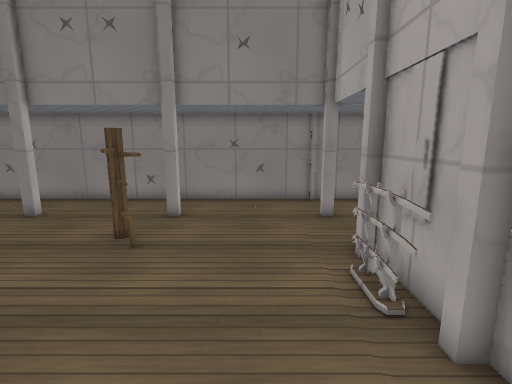
View 1 (above)

16 first-person views from a walk through a level from a Godot 3-D game. The camera is 1.4 m above the floor, tilts 10° down and sees 85° across. The floor is counted in squares, 0.5 m on a side. Each view is taken from the middle of a square. On the plan, view 1 faces up. The plan holds only what a view shows up to about 19 squares ahead; the rest is blank. Flat picture figures and markers are not drawn. Characters and animated objects are not drawn. Surface patterns are stand-ins for the level's own textures.

View 2
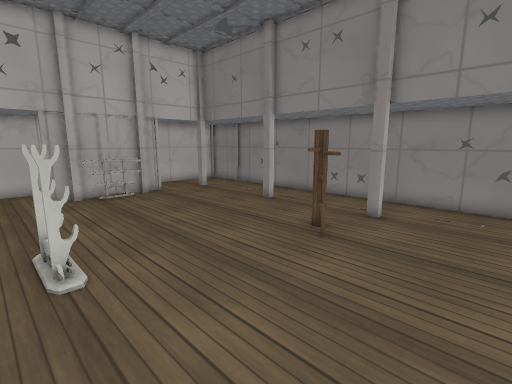

View 3
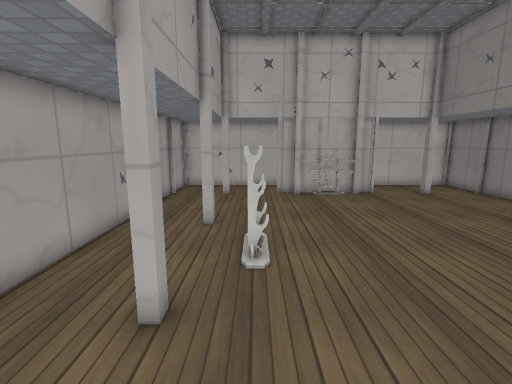

View 4
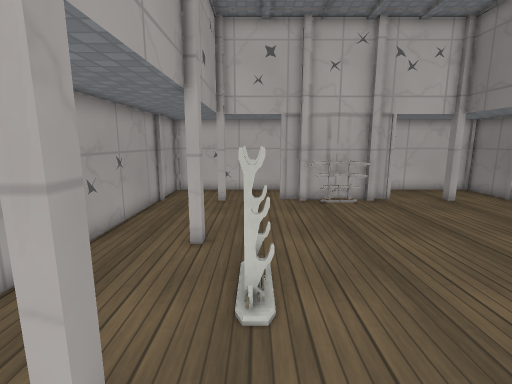

View 5
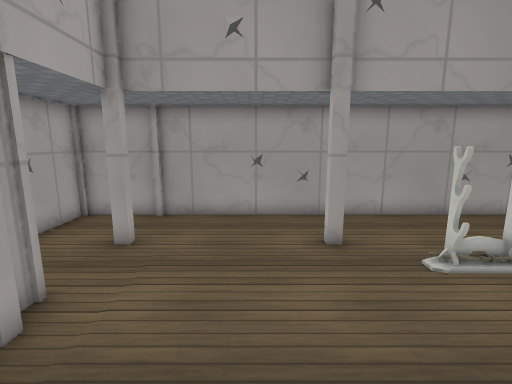

View 6
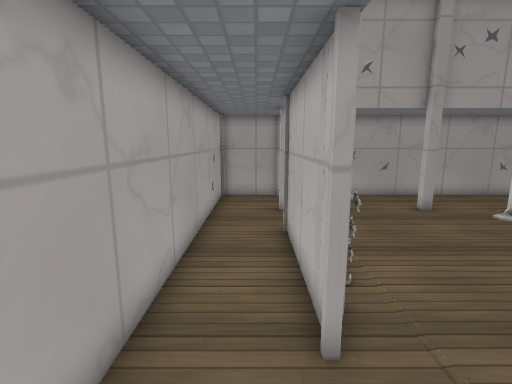

View 7
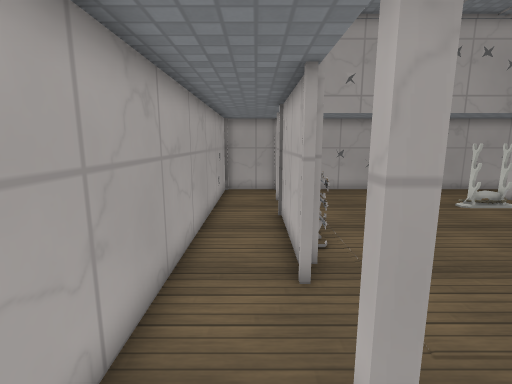

View 8
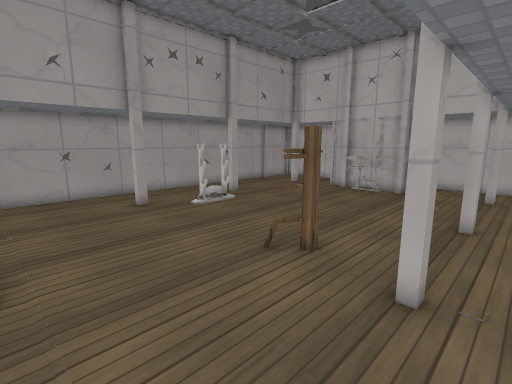

View 9
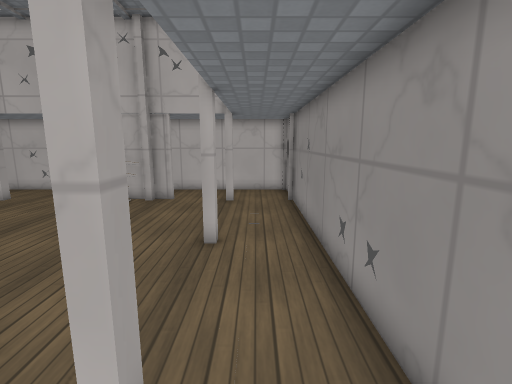

View 10
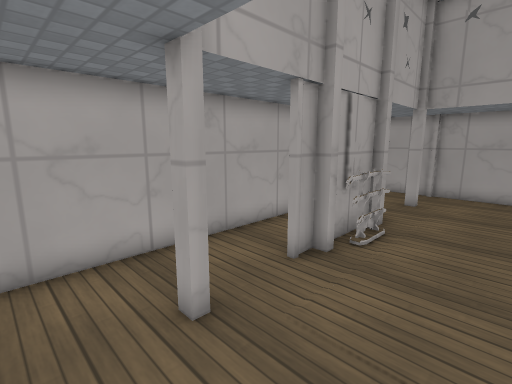

View 11
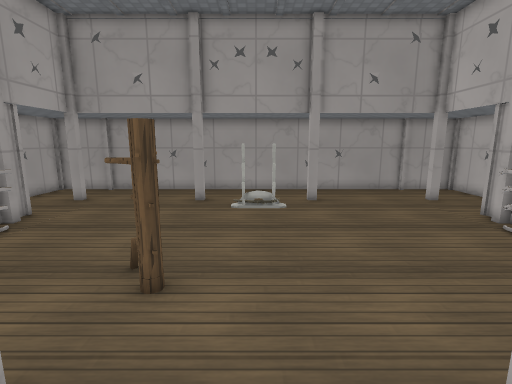

View 12
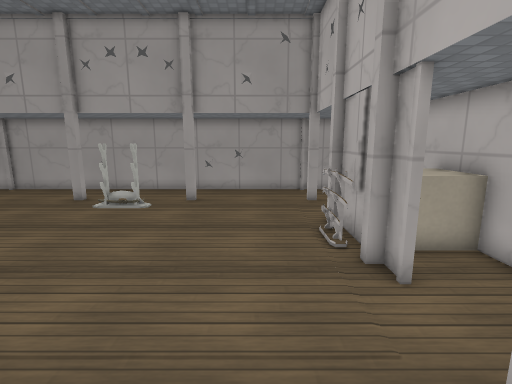

View 13
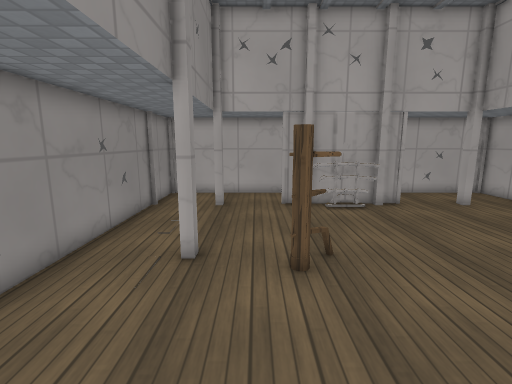

View 14
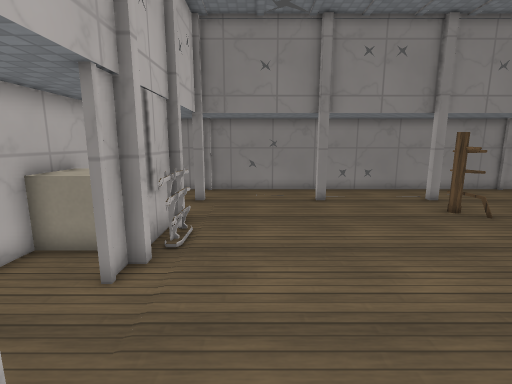

View 15
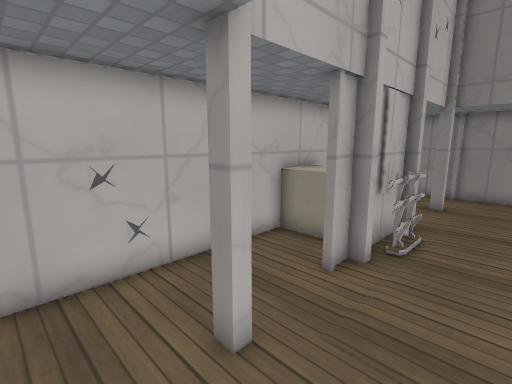

View 16
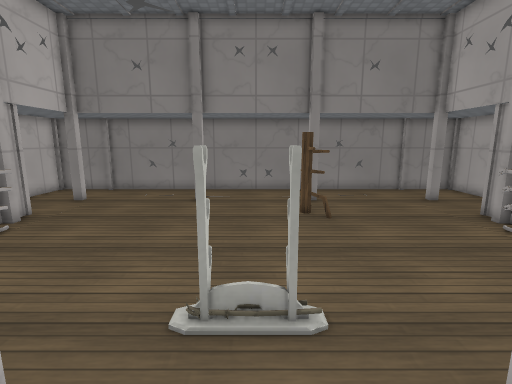

### Floor plan
Points are (right, up) in squares from view 1. A wall is a line through its corners. A room is listed if a view was taken in it or the views show most of it. See-through windows are left out.
Room 1 (views 1, 2, 3, 4, 5, 6, 7, 8, 9, 10, 11, 12, 13, 14, 15, 16)
walls: (-3.5, -0.5) (-2.9, -0.5); (-9.1, -0.5) (-8.5, -0.5); (-2.9, 10.5) (-3.5, 10.5); (-3.5, 10.9) (-2.9, 10.9); (-9, 10.9) (-8.6, 10.9) (-8.6, 10.5) (-9, 10.5); (-14.6, 3.5) (-14.6, 3.2) (-15, 3.2) (-15, 2.1); (2.6, 6.5) (2.6, 6.8) (2.9, 6.8) (2.9, 7.9); (2.8, 4.6) (2.9, 5.1); (2.9, 2.1) (2.9, 3.2) (2.5, 3.2); (-15, 7.9) (-15, 6.8) (-14.5, 6.8); (3, 7.9) (3, 2.1); (-14.5, -0.9) (-15, -0.9); (2.5, 10.9) (3, 10.9); (2.6, -1) (2.6, -0.5) (3, -0.5); (-15.1, -0.5) (-14.5, -0.5); (3.1, 10.5) (2.5, 10.5); (-15, 10.9) (-14.6, 10.9) (-14.6, 10.5) (-15, 10.5); (-17.8, -3.8) (5.8, -3.8) (5.8, 13.8) (-17.8, 13.8) (-17.8, -3.8)
low walls: (2, 5.5) (2.5, 5.5); (-14.1, 4.6) (-14.3, 3.5); (2.1, 5.4) (2.3, 6.4); (-14.2, 4.2) (-14.2, 3.5); (-14.2, 6.1) (-14.1, 4.5) (-14.5, 4.5); (2.3, 4.6) (2.1, 6.4); (2.3, 6.3) (2.3, 5.3); (-14.3, 6.5) (-14.3, 3.5); (2.3, 3.5) (2.3, 6.4)
objects: sword (-7, 1); sword (-5, 1); other object (-4, 7) to (-3, 8)

Where each view was taken, in squares from view 1:
view 1: 0 up, 0 right, facing up
view 2: 0 up, 1 right, facing up-left
view 3: 1 up, 1 right, facing left
view 4: 1 up, 1 left, facing left
view 5: 7 up, 1 left, facing down
view 6: 11 up, 4 right, facing down
view 7: 13 up, 4 right, facing down
view 8: 12 up, 2 right, facing down-left
view 9: 12 up, 1 left, facing left
view 10: 13 up, 1 left, facing down-right
view 11: 13 up, 6 left, facing down
view 12: 13 up, 12 left, facing down
view 13: 9 up, 10 left, facing right
view 14: 3 down, 12 left, facing up
view 15: 3 down, 12 left, facing up-left
view 16: 3 down, 6 left, facing up
